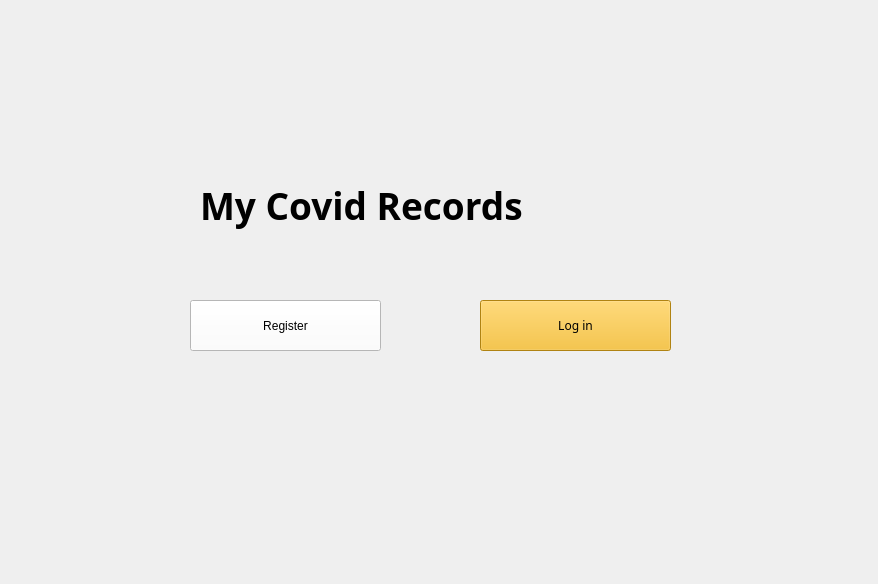
<?xml version="1.0" encoding="UTF-8"?>
<ui version="4.0">
 <class>MainWindow</class>
 <widget class="QMainWindow" name="MainWindow">
  <property name="geometry">
   <rect>
    <x>0</x>
    <y>0</y>
    <width>878</width>
    <height>584</height>
   </rect>
  </property>
  <property name="font">
   <font>
    <pointsize>20</pointsize>
    <bold>true</bold>
   </font>
  </property>
  <property name="windowTitle">
   <string>Homepage</string>
  </property>
  <widget class="QWidget" name="centralwidget">
   <widget class="QLabel" name="label_image1">
    <property name="geometry">
     <rect>
      <x>200</x>
      <y>20</y>
      <width>171</width>
      <height>61</height>
     </rect>
    </property>
    <property name="text">
     <string/>
    </property>
   </widget>
   <widget class="QLabel" name="label">
    <property name="geometry">
     <rect>
      <x>200</x>
      <y>170</y>
      <width>581</width>
      <height>71</height>
     </rect>
    </property>
    <property name="font">
     <font>
      <family>Arial Black</family>
      <pointsize>28</pointsize>
      <italic>false</italic>
      <bold>true</bold>
     </font>
    </property>
    <property name="styleSheet">
     <string notr="true"/>
    </property>
    <property name="text">
     <string>My Covid Records</string>
    </property>
   </widget>
   <widget class="QWidget" name="logo" native="true">
    <property name="geometry">
     <rect>
      <x>-20</x>
      <y>0</y>
      <width>691</width>
      <height>121</height>
     </rect>
    </property>
    <property name="styleSheet">
     <string notr="true">#logo {

border-image:url(:/images/logo.png)
}</string>
    </property>
   </widget>
   <widget class="QPushButton" name="pushButton_SignUp">
    <property name="geometry">
     <rect>
      <x>190</x>
      <y>300</y>
      <width>191</width>
      <height>51</height>
     </rect>
    </property>
    <property name="font">
     <font>
      <family>Arial</family>
      <pointsize>9</pointsize>
      <italic>false</italic>
      <bold>false</bold>
     </font>
    </property>
    <property name="styleSheet">
     <string notr="true">background-color: rgb(255, 255, 255);
font: 87 9pt &quot;Arial&quot;;
color: rgb(0, 0, 0);
</string>
    </property>
    <property name="text">
     <string>Register</string>
    </property>
   </widget>
   <widget class="QPushButton" name="pushButton_Login">
    <property name="geometry">
     <rect>
      <x>480</x>
      <y>300</y>
      <width>191</width>
      <height>51</height>
     </rect>
    </property>
    <property name="palette">
     <palette>
      <active>
       <colorrole role="WindowText">
        <brush brushstyle="SolidPattern">
         <color alpha="255">
          <red>0</red>
          <green>0</green>
          <blue>0</blue>
         </color>
        </brush>
       </colorrole>
       <colorrole role="Button">
        <brush brushstyle="SolidPattern">
         <color alpha="255">
          <red>246</red>
          <green>184</green>
          <blue>25</blue>
         </color>
        </brush>
       </colorrole>
       <colorrole role="Text">
        <brush brushstyle="SolidPattern">
         <color alpha="255">
          <red>0</red>
          <green>0</green>
          <blue>0</blue>
         </color>
        </brush>
       </colorrole>
       <colorrole role="ButtonText">
        <brush brushstyle="SolidPattern">
         <color alpha="255">
          <red>0</red>
          <green>0</green>
          <blue>0</blue>
         </color>
        </brush>
       </colorrole>
       <colorrole role="Base">
        <brush brushstyle="SolidPattern">
         <color alpha="255">
          <red>246</red>
          <green>184</green>
          <blue>25</blue>
         </color>
        </brush>
       </colorrole>
       <colorrole role="Window">
        <brush brushstyle="SolidPattern">
         <color alpha="255">
          <red>246</red>
          <green>184</green>
          <blue>25</blue>
         </color>
        </brush>
       </colorrole>
       <colorrole role="PlaceholderText">
        <brush brushstyle="SolidPattern">
         <color alpha="255">
          <red>0</red>
          <green>0</green>
          <blue>0</blue>
         </color>
        </brush>
       </colorrole>
      </active>
      <inactive>
       <colorrole role="WindowText">
        <brush brushstyle="SolidPattern">
         <color alpha="255">
          <red>0</red>
          <green>0</green>
          <blue>0</blue>
         </color>
        </brush>
       </colorrole>
       <colorrole role="Button">
        <brush brushstyle="SolidPattern">
         <color alpha="255">
          <red>246</red>
          <green>184</green>
          <blue>25</blue>
         </color>
        </brush>
       </colorrole>
       <colorrole role="Text">
        <brush brushstyle="SolidPattern">
         <color alpha="255">
          <red>0</red>
          <green>0</green>
          <blue>0</blue>
         </color>
        </brush>
       </colorrole>
       <colorrole role="ButtonText">
        <brush brushstyle="SolidPattern">
         <color alpha="255">
          <red>0</red>
          <green>0</green>
          <blue>0</blue>
         </color>
        </brush>
       </colorrole>
       <colorrole role="Base">
        <brush brushstyle="SolidPattern">
         <color alpha="255">
          <red>246</red>
          <green>184</green>
          <blue>25</blue>
         </color>
        </brush>
       </colorrole>
       <colorrole role="Window">
        <brush brushstyle="SolidPattern">
         <color alpha="255">
          <red>246</red>
          <green>184</green>
          <blue>25</blue>
         </color>
        </brush>
       </colorrole>
       <colorrole role="PlaceholderText">
        <brush brushstyle="SolidPattern">
         <color alpha="255">
          <red>0</red>
          <green>0</green>
          <blue>0</blue>
         </color>
        </brush>
       </colorrole>
      </inactive>
      <disabled>
       <colorrole role="WindowText">
        <brush brushstyle="SolidPattern">
         <color alpha="255">
          <red>0</red>
          <green>0</green>
          <blue>0</blue>
         </color>
        </brush>
       </colorrole>
       <colorrole role="Button">
        <brush brushstyle="SolidPattern">
         <color alpha="255">
          <red>246</red>
          <green>184</green>
          <blue>25</blue>
         </color>
        </brush>
       </colorrole>
       <colorrole role="Text">
        <brush brushstyle="SolidPattern">
         <color alpha="255">
          <red>0</red>
          <green>0</green>
          <blue>0</blue>
         </color>
        </brush>
       </colorrole>
       <colorrole role="ButtonText">
        <brush brushstyle="SolidPattern">
         <color alpha="255">
          <red>0</red>
          <green>0</green>
          <blue>0</blue>
         </color>
        </brush>
       </colorrole>
       <colorrole role="Base">
        <brush brushstyle="SolidPattern">
         <color alpha="255">
          <red>246</red>
          <green>184</green>
          <blue>25</blue>
         </color>
        </brush>
       </colorrole>
       <colorrole role="Window">
        <brush brushstyle="SolidPattern">
         <color alpha="255">
          <red>246</red>
          <green>184</green>
          <blue>25</blue>
         </color>
        </brush>
       </colorrole>
       <colorrole role="PlaceholderText">
        <brush brushstyle="SolidPattern">
         <color alpha="255">
          <red>0</red>
          <green>0</green>
          <blue>0</blue>
         </color>
        </brush>
       </colorrole>
      </disabled>
     </palette>
    </property>
    <property name="font">
     <font>
      <family>Arial Black</family>
      <pointsize>9</pointsize>
      <italic>false</italic>
      <bold>false</bold>
     </font>
    </property>
    <property name="autoFillBackground">
     <bool>false</bool>
    </property>
    <property name="styleSheet">
     <string notr="true">background-color: rgb(246, 184, 25);;
font: 9pt &quot;Farsi Simple Outline&quot;;
font: 87 9pt &quot;Arial Black&quot;;
color: rgb(0, 0, 0);</string>
    </property>
    <property name="text">
     <string>Log in</string>
    </property>
    <property name="autoDefault">
     <bool>true</bool>
    </property>
    <property name="flat">
     <bool>false</bool>
    </property>
   </widget>
  </widget>
  <action name="actionAdmin_Login">
   <property name="text">
    <string>Admin Login</string>
   </property>
  </action>
 </widget>
 <resources/>
 <connections/>
</ui>
